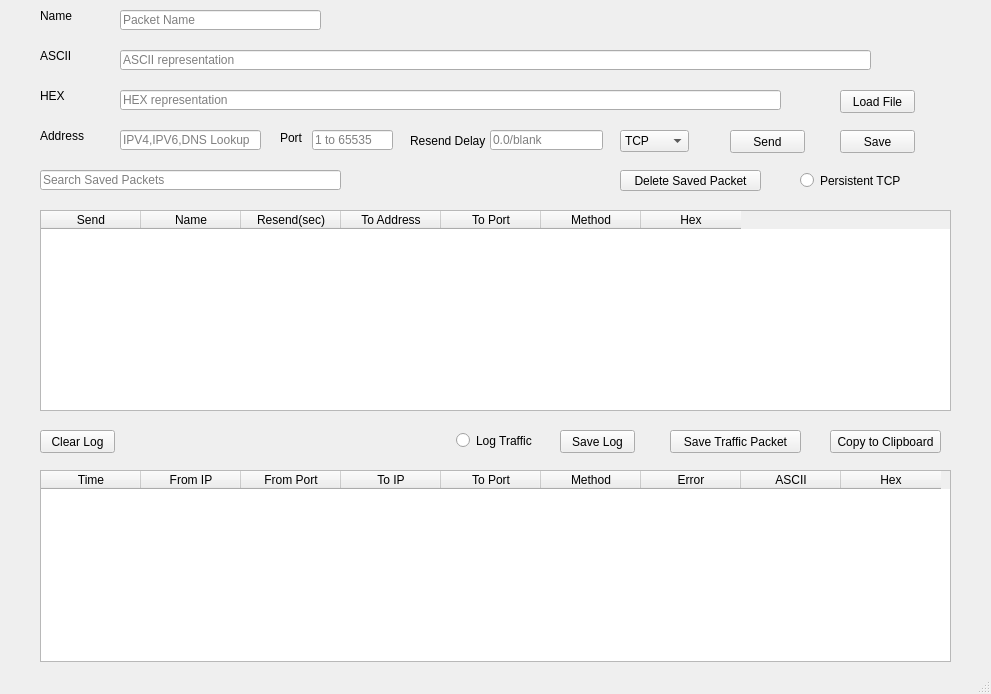
<?xml version="1.0" encoding="UTF-8"?>
<ui version="4.0">
 <class>MainWindow</class>
 <widget class="QMainWindow" name="MainWindow">
  <property name="geometry">
   <rect>
    <x>0</x>
    <y>0</y>
    <width>991</width>
    <height>694</height>
   </rect>
  </property>
  <property name="windowTitle">
   <string>MainWindow</string>
  </property>
  <widget class="QWidget" name="centralwidget">
   <widget class="QLabel" name="label">
    <property name="geometry">
     <rect>
      <x>40</x>
      <y>10</y>
      <width>54</width>
      <height>12</height>
     </rect>
    </property>
    <property name="text">
     <string>Name</string>
    </property>
   </widget>
   <widget class="QLabel" name="label_2">
    <property name="geometry">
     <rect>
      <x>40</x>
      <y>50</y>
      <width>54</width>
      <height>12</height>
     </rect>
    </property>
    <property name="text">
     <string>ASCII</string>
    </property>
   </widget>
   <widget class="QLabel" name="label_3">
    <property name="geometry">
     <rect>
      <x>40</x>
      <y>90</y>
      <width>54</width>
      <height>12</height>
     </rect>
    </property>
    <property name="text">
     <string>HEX</string>
    </property>
   </widget>
   <widget class="QLabel" name="label_4">
    <property name="geometry">
     <rect>
      <x>40</x>
      <y>130</y>
      <width>54</width>
      <height>12</height>
     </rect>
    </property>
    <property name="text">
     <string>Address</string>
    </property>
   </widget>
   <widget class="QLineEdit" name="name">
    <property name="geometry">
     <rect>
      <x>120</x>
      <y>10</y>
      <width>201</width>
      <height>20</height>
     </rect>
    </property>
    <property name="inputMask">
     <string/>
    </property>
    <property name="placeholderText">
     <string>Packet Name</string>
    </property>
   </widget>
   <widget class="QLineEdit" name="packetASCIIEdit">
    <property name="geometry">
     <rect>
      <x>120</x>
      <y>50</y>
      <width>751</width>
      <height>20</height>
     </rect>
    </property>
    <property name="placeholderText">
     <string>ASCII representation</string>
    </property>
   </widget>
   <widget class="QLineEdit" name="packetHexEdit">
    <property name="geometry">
     <rect>
      <x>120</x>
      <y>90</y>
      <width>661</width>
      <height>20</height>
     </rect>
    </property>
    <property name="placeholderText">
     <string>HEX representation</string>
    </property>
   </widget>
   <widget class="QLineEdit" name="address">
    <property name="geometry">
     <rect>
      <x>120</x>
      <y>130</y>
      <width>141</width>
      <height>20</height>
     </rect>
    </property>
    <property name="placeholderText">
     <string>IPV4,IPV6,DNS Lookup</string>
    </property>
   </widget>
   <widget class="QLineEdit" name="port">
    <property name="geometry">
     <rect>
      <x>312</x>
      <y>130</y>
      <width>81</width>
      <height>20</height>
     </rect>
    </property>
    <property name="placeholderText">
     <string>1 to 65535</string>
    </property>
   </widget>
   <widget class="QLineEdit" name="lineEdit_6">
    <property name="geometry">
     <rect>
      <x>490</x>
      <y>130</y>
      <width>113</width>
      <height>20</height>
     </rect>
    </property>
    <property name="placeholderText">
     <string>0.0/blank</string>
    </property>
   </widget>
   <widget class="QComboBox" name="comboBox">
    <property name="geometry">
     <rect>
      <x>620</x>
      <y>130</y>
      <width>69</width>
      <height>22</height>
     </rect>
    </property>
    <item>
     <property name="text">
      <string>TCP</string>
     </property>
    </item>
    <item>
     <property name="text">
      <string>UDP</string>
     </property>
    </item>
    <item>
     <property name="text">
      <string>SSL</string>
     </property>
    </item>
   </widget>
   <widget class="QPushButton" name="pushButton">
    <property name="geometry">
     <rect>
      <x>840</x>
      <y>90</y>
      <width>75</width>
      <height>23</height>
     </rect>
    </property>
    <property name="text">
     <string>Load File</string>
    </property>
   </widget>
   <widget class="QPushButton" name="sendBtn">
    <property name="geometry">
     <rect>
      <x>730</x>
      <y>130</y>
      <width>75</width>
      <height>23</height>
     </rect>
    </property>
    <property name="text">
     <string>Send</string>
    </property>
   </widget>
   <widget class="QLabel" name="label_5">
    <property name="geometry">
     <rect>
      <x>280</x>
      <y>130</y>
      <width>31</width>
      <height>16</height>
     </rect>
    </property>
    <property name="text">
     <string>Port</string>
    </property>
   </widget>
   <widget class="QLabel" name="label_6">
    <property name="geometry">
     <rect>
      <x>410</x>
      <y>130</y>
      <width>81</width>
      <height>21</height>
     </rect>
    </property>
    <property name="text">
     <string>Resend Delay</string>
    </property>
   </widget>
   <widget class="QTableWidget" name="tableWidget">
    <property name="geometry">
     <rect>
      <x>40</x>
      <y>210</y>
      <width>911</width>
      <height>201</height>
     </rect>
    </property>
    <column>
     <property name="text">
      <string>Send</string>
     </property>
    </column>
    <column>
     <property name="text">
      <string>Name</string>
     </property>
    </column>
    <column>
     <property name="text">
      <string>Resend(sec)</string>
     </property>
    </column>
    <column>
     <property name="text">
      <string>To Address</string>
     </property>
    </column>
    <column>
     <property name="text">
      <string>To Port</string>
     </property>
    </column>
    <column>
     <property name="text">
      <string>Method</string>
     </property>
    </column>
    <column>
     <property name="text">
      <string>Hex</string>
     </property>
    </column>
   </widget>
   <widget class="QPushButton" name="pushButton_3">
    <property name="geometry">
     <rect>
      <x>840</x>
      <y>130</y>
      <width>75</width>
      <height>23</height>
     </rect>
    </property>
    <property name="text">
     <string>Save</string>
    </property>
   </widget>
   <widget class="QLineEdit" name="lineEdit_7">
    <property name="geometry">
     <rect>
      <x>40</x>
      <y>170</y>
      <width>301</width>
      <height>20</height>
     </rect>
    </property>
    <property name="placeholderText">
     <string>Search Saved Packets</string>
    </property>
   </widget>
   <widget class="QPushButton" name="pushButton_4">
    <property name="geometry">
     <rect>
      <x>620</x>
      <y>170</y>
      <width>141</width>
      <height>21</height>
     </rect>
    </property>
    <property name="text">
     <string>Delete Saved Packet</string>
    </property>
   </widget>
   <widget class="QRadioButton" name="radioButton">
    <property name="geometry">
     <rect>
      <x>800</x>
      <y>170</y>
      <width>111</width>
      <height>21</height>
     </rect>
    </property>
    <property name="text">
     <string>Persistent TCP</string>
    </property>
   </widget>
   <widget class="QPushButton" name="pushButton_5">
    <property name="geometry">
     <rect>
      <x>40</x>
      <y>430</y>
      <width>75</width>
      <height>23</height>
     </rect>
    </property>
    <property name="text">
     <string>Clear Log</string>
    </property>
   </widget>
   <widget class="QRadioButton" name="radioButton_2">
    <property name="geometry">
     <rect>
      <x>456</x>
      <y>430</y>
      <width>91</width>
      <height>21</height>
     </rect>
    </property>
    <property name="text">
     <string>Log Traffic</string>
    </property>
   </widget>
   <widget class="QPushButton" name="pushButton_6">
    <property name="geometry">
     <rect>
      <x>560</x>
      <y>430</y>
      <width>75</width>
      <height>23</height>
     </rect>
    </property>
    <property name="text">
     <string>Save Log</string>
    </property>
   </widget>
   <widget class="QPushButton" name="pushButton_7">
    <property name="geometry">
     <rect>
      <x>670</x>
      <y>430</y>
      <width>131</width>
      <height>23</height>
     </rect>
    </property>
    <property name="text">
     <string>Save Traffic Packet</string>
    </property>
   </widget>
   <widget class="QPushButton" name="pushButton_8">
    <property name="geometry">
     <rect>
      <x>830</x>
      <y>430</y>
      <width>111</width>
      <height>23</height>
     </rect>
    </property>
    <property name="text">
     <string>Copy to Clipboard</string>
    </property>
   </widget>
   <widget class="QTableWidget" name="tableWidget_2">
    <property name="geometry">
     <rect>
      <x>40</x>
      <y>470</y>
      <width>911</width>
      <height>192</height>
     </rect>
    </property>
    <column>
     <property name="text">
      <string>Time</string>
     </property>
    </column>
    <column>
     <property name="text">
      <string>From IP</string>
     </property>
    </column>
    <column>
     <property name="text">
      <string>From Port</string>
     </property>
    </column>
    <column>
     <property name="text">
      <string>To IP</string>
     </property>
    </column>
    <column>
     <property name="text">
      <string>To Port</string>
     </property>
    </column>
    <column>
     <property name="text">
      <string>Method</string>
     </property>
    </column>
    <column>
     <property name="text">
      <string>Error</string>
     </property>
    </column>
    <column>
     <property name="text">
      <string>ASCII</string>
     </property>
    </column>
    <column>
     <property name="text">
      <string>Hex</string>
     </property>
    </column>
   </widget>
  </widget>
  <widget class="QMenuBar" name="menubar">
   <property name="geometry">
    <rect>
     <x>0</x>
     <y>0</y>
     <width>991</width>
     <height>23</height>
    </rect>
   </property>
  </widget>
  <widget class="QStatusBar" name="statusbar"/>
 </widget>
 <resources/>
 <connections/>
</ui>
